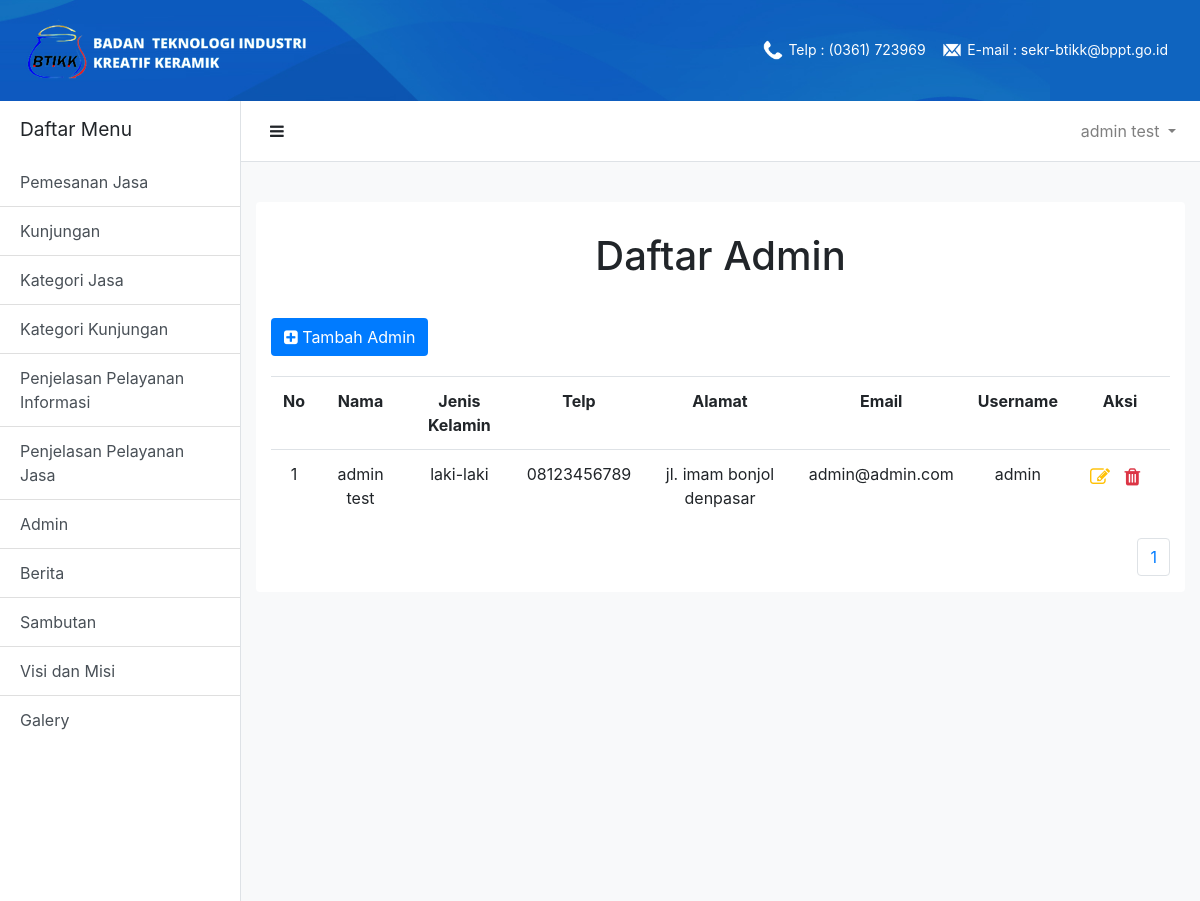
/adminContent/admin.php (signed in), run on an earlier commit of the app's database.
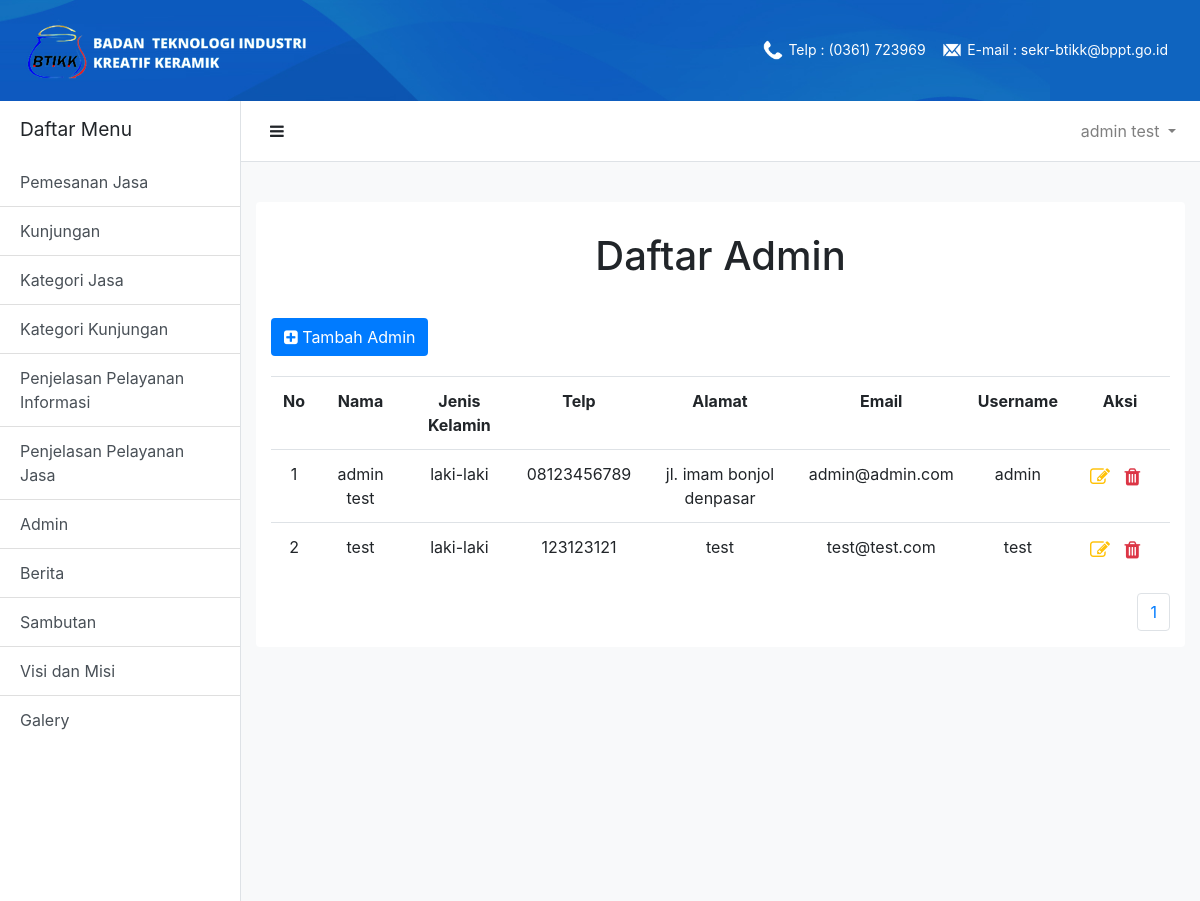
And on a later commit of the database.
### tables this page shows
CREATE TABLE `user` (
  `id` int(11) NOT NULL,
  `name` varchar(255) NOT NULL,
  `email` varchar(255) NOT NULL,
  `password` varchar(255) NOT NULL,
  `username` varchar(255) NOT NULL,
  `jenis_kelamin` varchar(255) NOT NULL,
  `telp` varchar(255) NOT NULL,
  `alamat` varchar(255) NOT NULL
);

### adminContent/admin.php (the view, shortened to what the changed rows need)
<?php
    include("../dashboardUser.php");
?>
    <div class="card-title text-center" id="user-content-title">
        <h1>Daftar Admin</h1>
    </div>
    <div class='card-content'>
        <div class="container">
            <table class='table'>
                <tr class='text-center'>
                    <th>No</th>
                    <th>Nama</th>
                    <th>Jenis Kelamin</th>
                    <th>Telp</th>
                    <th>Alamat</th>
                    <th>Email</th>
                    <th>Username</th>
                    <th>Aksi</th>
                </tr>
<?php
    $batas   = 5;
    if(!isset($_GET['halaman'])){
        $posisi  = 0;
    }else{
        $posisi  = ($_GET['halaman']-1) * $batas;
    }
    $no = $posisi+1;
    $tampil = mysqli_query ($conn,"SELECT * FROM user order by id asc limit $posisi,$batas");
    $num = mysqli_num_rows($tampil);
    if($num==0)
    {
      echo "
            <tr>
              <td class='text-center' colspan='8'>
                Data Kosong
              </td>
            </tr>";
    }else
    {
      while($array=mysqli_fetch_array($tampil))
      {
        echo "
                <tr>
                    <td class='text-center'>".$no."</td>
                    <td class='text-center'>".$array['name']."</td>
                    <td class='text-center'>".$array['jenis_kelamin']."</td>
                    <td class='text-center'>".$array['telp']."</td>
                    <td class='text-center'>".$array['alamat']."</td>
                    <td class='text-center'>".$array ['email']."</td>
                    <td class='text-center'>".$array['username']."</td>
                    <td class='text-center' id='table-action'>
                        <a class='text-warning icon-action' href='./editAdmin.php?id=".$array['id']."'><i class='fa fa-edit'></i></a>
                        <a class='text-danger icon-action' href='../proses/deleteAdmin.php?id=".$array['id']."'><i class='fa fa-trash'></i></a>
                    </td>
                </tr>
          ";
        $no++;
      }
    }
?>
                    </table>
                    <div class='d-flex justify-content-end'>
                        <div class="text-center">
                            <ul class="pagination">
                                <?php
                                    $tampil = mysqli_query ($conn,"SELECT * FROM user");
                                    $num = mysqli_num_rows($tampil);
                                    $jmlhalaman = ceil($num/$batas);
                                    for($i=1;$i<=$jmlhalaman;$i++) {
                                            echo "<li class='page-item'><a class='page-link' href='admin.php?halaman=$i'>$i</a></li>";
                                    }
                                ?>
                    </div>
            </div>
        </div>
    </div>
    </div>
</div>

### dashboardUser.php (shortened to what the changed rows need)
<?php
    include("../db.php");
?>
<!DOCTYPE html>
<html lang="en">
<head>
    <link rel="stylesheet" href="../css/navbar.css">
    <link rel="stylesheet" href="../css/footer.css">
    <link rel="stylesheet" href="../css/sidebar.css">
    <link rel="stylesheet" href="../css/contentUser.css">
    <link rel="stylesheet" href="https://stackpath.bootstrapcdn.com/bootstrap/4.4.1/css/bootstrap.min.css">
    <link rel="stylesheet" href="https://stackpath.bootstrapcdn.com/font-awesome/4.7.0/css/font-awesome.min.css">
</head>
<body>
<div class="d-flex bg-light" id="wrapper">
<div id="page-content-wrapper">
  <nav class="navbar navbar-expand-lg navbar-light bg-white border-bottom sticky-top" id='navbar-2'>
    <div class="collapse navbar-collapse" id="navbarSupportedContent">
      <ul class="navbar-nav ml-auto mt-2 mt-lg-0">
        <li class="nav-item dropdown">
        <?php
           $id = $_SESSION['user'];
           $sql = mysqli_query($conn,"SELECT name FROM user where id = $id");
           $admin = mysqli_fetch_assoc($sql);
           echo "
          <a class='nav-link dropdown-toggle' href='#' id='navbarDropdown' role='button' data-toggle='dropdown' aria-haspopup='true' aria-expanded='false'>
            ".$admin['name']."
          </a>
          <div class='dropdown-menu dropdown-menu-right' aria-labelledby='navbarDropdown'>
            <a class='dropdown-item' href='./editPassword.php?id=".$id."'>Ubah Password</a>
            <div class='dropdown-divider'></div>
            <a class='dropdown-item' href='../proses/logout.php'>Keluar</a>
          </div>";
          ?>
        </li>
      </ul>
    </div>
  </nav>
  <div class="container-fluid">
    <div class="card" id="user-content-wrapper">

What changed in the data, as far as the page shows it:
added user: name "test", jenis_kelamin "laki-laki", telp "123123121", alamat "test", email "test@test.com", username "test"
